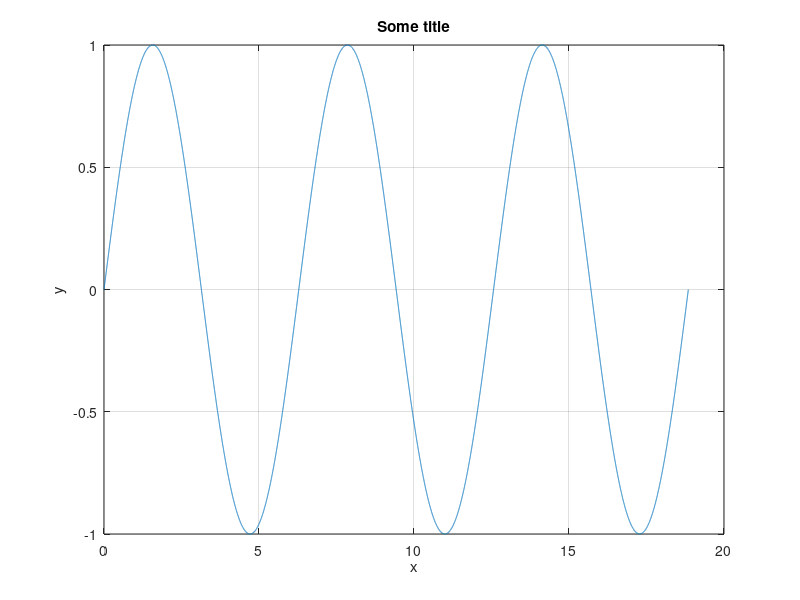

Recreate this plot in MATLAB. (Note: this script raises an error after producing the figure.)
%---
% Demo script to illustrate the use of print_figures.
%
% RFL
% February 2015

xx = 0 : 0.001 : 6*pi;
yy = sin (xx);

%-------------------------------------------------------------------------------
% Example 1
% Default parameters

% Make plot:
figure (1)
plot (xx, yy)
grid on
title ('Some title')
xlabel ('x')
ylabel ('y')

% Figure size in centimeters
% (it can be included in the paper without stretching):
width = 7;
height = 5;

% Figure name:
filename = 'figure1.pdf';

print_figure (filename, width, height)

%-------------------------------------------------------------------------------
% Example 2

% Make plot:
figure (1)
plot (xx, yy)
grid on
title ('Some title')
xlabel ('x')
ylabel ('y')


width = 18;
height = 10;
filename = 'figure2';

% Font size for all objects with the text property (the default is 8)
fontsize = 12;

% File format driver to be used by matlab (see doc print):
fformat = '-depsc2';

print_figure (filename, width, height, ...
              'FontSize', fontsize, 'FileFormat', fformat)

